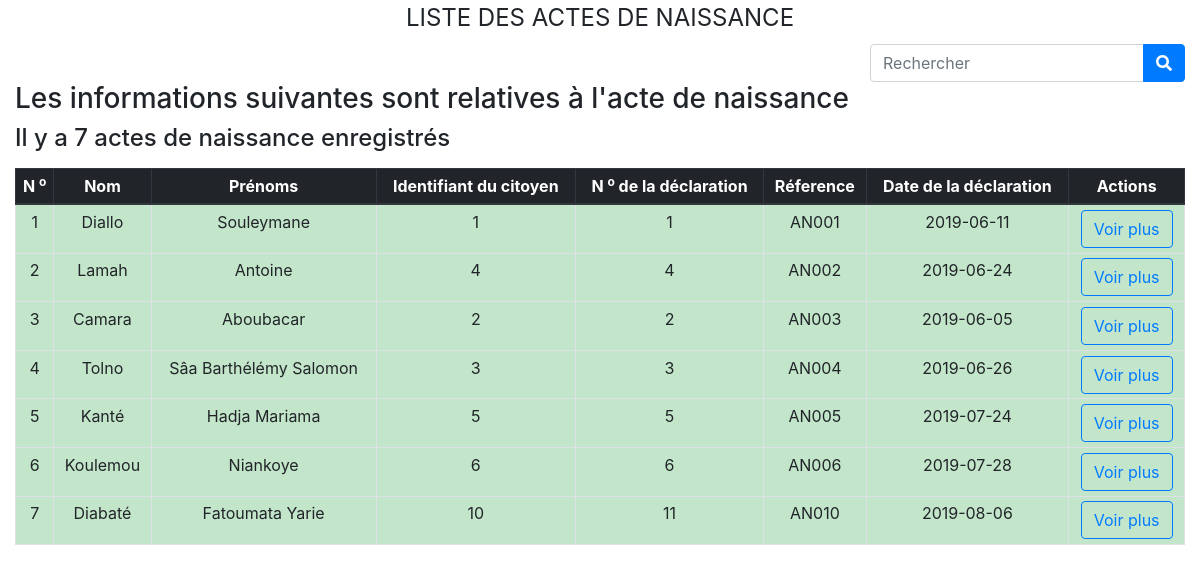
/gestion-demo-v3/demande/acte-naissance/tableau-acte-naissance.php, run on the app's committed database.
### tables this page shows
CREATE TABLE `actenaissance` (
  `ID_ACTNAISS` int(10) NOT NULL,
  `ID_RESPONSABLE` int(10) NOT NULL,
  `ID_CITOYEN` int(10) NOT NULL,
  `referenceAnaiss` varchar(20) NOT NULL,
  `RANG_NAISS` int(2) DEFAULT NULL,
  `NATIONALITE_NAISS` varchar(30) DEFAULT NULL,
  `DATEDECL_AN` date DEFAULT NULL
);

CREATE TABLE `citoyen` (
  `ID_CITOYEN` int(10) NOT NULL,
  `ID_DECNAISS` int(10) NOT NULL,
  `NOM` varchar(50) DEFAULT NULL,
  `PRENOMS` varchar(50) DEFAULT NULL,
  `DATE_NAISS` date DEFAULT NULL,
  `VILLE_NAISS` varchar(50) NOT NULL,
  `LIEU_NAISS` varchar(50) NOT NULL,
  `DOMICILE` varchar(50) DEFAULT NULL,
  `PROFESSION` varchar(50) DEFAULT NULL,
  `NOM_MERE` varchar(50) DEFAULT NULL,
  `PRENOM_MERE` varchar(50) DEFAULT NULL,
  `PROFESSION_MERE` varchar(50) DEFAULT NULL,
  `ADRESSE_MERE` varchar(50) DEFAULT NULL,
  `NOM_PERE` varchar(50) DEFAULT NULL,
  `PRENOM_PERE` varchar(50) DEFAULT NULL,
  `PROFESSION_PERE` varchar(50) DEFAULT NULL,
  `ADRESSE_PERE` varchar(50) DEFAULT NULL,
  `TEL` varchar(15) DEFAULT NULL,
  `EMAIL` varchar(60) DEFAULT NULL,
  `GENRE` varchar(10) DEFAULT NULL,
  `SITUATION_MATRIMONIALE` varchar(50) DEFAULT NULL,
  `TAILLE` float DEFAULT NULL,
  `TEINT` varchar(15) DEFAULT NULL,
  `CHEVEUX` varchar(15) DEFAULT NULL,
  `YEUX` varchar(20) DEFAULT NULL,
  `SIGNE_PARTICULIER` varchar(100) DEFAULT NULL,
  `MOT_PASSE` varchar(50) DEFAULT NULL,
  `NUM_EMPRUNT` varchar(20) DEFAULT NULL,
  `NIN_CITOYEN` varchar(20) DEFAULT NULL,
  `PHOTO_CITOYEN` varchar(255) NOT NULL
);

### gestion-demo-v3/demande/acte-naissance/tableau-acte-naissance.php (the view, shortened to what this page needs)
<!DOCTYPE html>
<html lang="fr">
<head>
    <link rel="stylesheet" href="../../css/bootstrap.min.css">
</head>
<body>
    <div class="container-fluid">
        <legend class="text-uppercase text-center">Liste des actes de naissance</legend>
        <div class="d-flex">
            <form action="" class="ml-auto" method="POST">
                <div class="input-group">
                    <input type="search" name="recherche" id="cherche" placeholder="Rechercher" class="form-control">
                    <div class="input-group-append">
                        <button type="submit" name="rechercher" class="btn btn-primary">
                            <span class="fas fa-search"></span>
                        </button>
                    </div>
                </div>
            </form>
        </div>
    </div>
    <?php
        $con = connexion();
        if(isset($_POST['rechercher'])){
            $id_search = $_POST['recherche'];
            $requete = "SELECT act.id_actnaiss, cit.nom, cit.prenoms,cit.id_citoyen,
                        cit.id_decnaiss, act.referenceAnaiss,act.datedecl_an
                        FROM actenaissance act, citoyen cit
                        WHERE act.id_citoyen = cit.id_citoyen
                        AND cit.id_citoyen = $id_search";
            $result=$con->query($requete);
        }else{
            $requete = "SELECT act.id_actnaiss, cit.nom, cit.prenoms,cit.id_citoyen,
                        cit.id_decnaiss, act.referenceAnaiss,act.datedecl_an
                        FROM actenaissance act, citoyen cit
                        WHERE act.id_citoyen = cit.id_citoyen";
            $result=$con->query($requete);
            $nbart=$result->rowCount();
        }
        if(!$result)
        {
            $mes_erreur=$con->errorInfo();
            echo "Lecture impossible, code", $con->errorCode(),$mes_erreur[2];
        }
        else
        {
        ?>
        <div class="container-fluid">
            <h3>Les informations suivantes sont relatives à l'acte de naissance</h3>
            <?php
                if(isset($nbart)){
                    echo "<h4>Il y a $nbart actes de naissance enregistrés</h4>";
                }
            ?>
            <div class="row mt-3">
                <div class="col-12 col-sm-12 col-md-12 col-lg-12 col-xl-12">
                <table class="table table-striped table-bordered table-hover  text-center table-sm">
                    <thead class="thead-dark">
                            <tr>
                                <th>N <sup>o</sup></th>
                                <th>Nom</th>
                                <th>Prénoms</th>
                                <th>Identifiant du citoyen</th>
                                <th>N <sup>o</sup> de la déclaration</th>
                                <th>Réference</th>
                                <th>Date de la déclaration</th>
                                <th>Actions</th>
                            </tr>
                    </thead>
                    <tbody>
        <?php
        while($ligne=$result->fetch())
        {
        ?>
            <tr class="table-success">
                <td><?= $ligne['id_actnaiss'] ?></td>
                <td><?= $ligne['nom'] ?></td>
                <td><?= $ligne['prenoms'] ?></td>
                <td><?= $ligne['id_citoyen'] ?></td>
                <td><?= $ligne['id_decnaiss'] ?></td>
                <td><?= $ligne['referenceAnaiss'] ?></td>
                <td><?= $ligne['datedecl_an'] ?></td>
                <td><a href="affiche-acte-naissance.html.php?id=<?=$ligne['id_actnaiss']?>" class="btn btn-outline-primary">Voir plus</a></td>
            </tr>
        <?php
        }
        ?>
        </table></div></div></div>
        <?php
    }
    ?>
</body>
</html>

### data on the page
actenaissance: ID_ACTNAISS "1", ID_CITOYEN.NOM "Diallo", ID_CITOYEN.PRENOMS "Souleymane", ID_CITOYEN.ID_CITOYEN "1", ID_CITOYEN.ID_DECNAISS "1", referenceAnaiss "AN001", DATEDECL_AN "2019-06-11"
actenaissance: ID_ACTNAISS "2", ID_CITOYEN.NOM "Lamah", ID_CITOYEN.PRENOMS "Antoine", ID_CITOYEN.ID_CITOYEN "4", ID_CITOYEN.ID_DECNAISS "4", referenceAnaiss "AN002", DATEDECL_AN "2019-06-24"
actenaissance: ID_ACTNAISS "3", ID_CITOYEN.NOM "Camara", ID_CITOYEN.PRENOMS "Aboubacar", ID_CITOYEN.ID_CITOYEN "2", ID_CITOYEN.ID_DECNAISS "2", referenceAnaiss "AN003", DATEDECL_AN "2019-06-05"
actenaissance: ID_ACTNAISS "4", ID_CITOYEN.NOM "Tolno", ID_CITOYEN.PRENOMS "Sâa Barthélémy Salomon", ID_CITOYEN.ID_CITOYEN "3", ID_CITOYEN.ID_DECNAISS "3", referenceAnaiss "AN004", DATEDECL_AN "2019-06-26"
actenaissance: ID_ACTNAISS "5", ID_CITOYEN.NOM "Kanté", ID_CITOYEN.PRENOMS "Hadja Mariama", ID_CITOYEN.ID_CITOYEN "5", ID_CITOYEN.ID_DECNAISS "5", referenceAnaiss "AN005", DATEDECL_AN "2019-07-24"
actenaissance: ID_ACTNAISS "6", ID_CITOYEN.NOM "Koulemou", ID_CITOYEN.PRENOMS "Niankoye", ID_CITOYEN.ID_CITOYEN "6", ID_CITOYEN.ID_DECNAISS "6", referenceAnaiss "AN006", DATEDECL_AN "2019-07-28"
actenaissance: ID_ACTNAISS "7", ID_CITOYEN.NOM "Diabaté", ID_CITOYEN.PRENOMS "Fatoumata Yarie", ID_CITOYEN.ID_CITOYEN "10", ID_CITOYEN.ID_DECNAISS "11", referenceAnaiss "AN010", DATEDECL_AN "2019-08-06"

### other printed values
$nbart "7"
